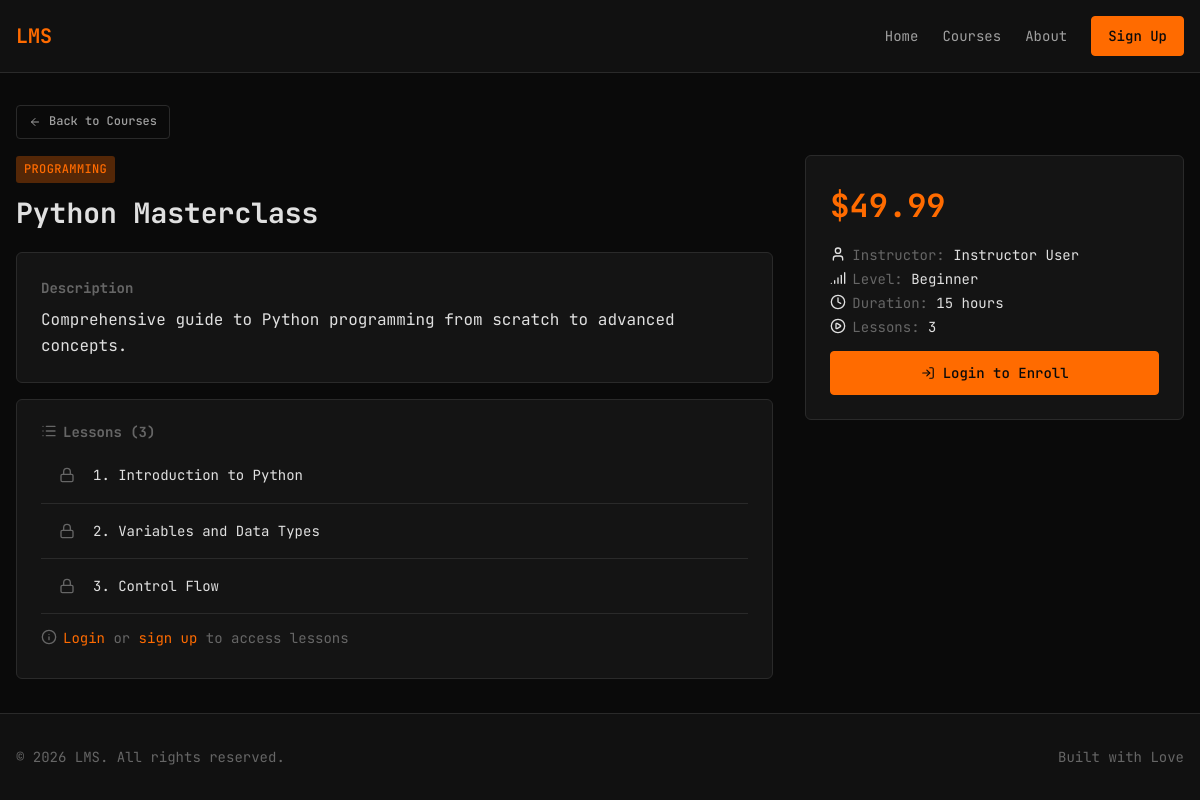
Screenshot of /course-details.php?id=1 with the database file from the repository.
### tables this page shows
CREATE TABLE courses (
    id INT AUTO_INCREMENT PRIMARY KEY,
    title VARCHAR(200) NOT NULL,
    description TEXT,
    category_id INT,
    instructor_id INT,
    price DECIMAL(10,2) DEFAULT 0.00,
    duration VARCHAR(50),
    level ENUM('beginner', 'intermediate', 'advanced') DEFAULT 'beginner',
    created_at TIMESTAMP DEFAULT CURRENT_TIMESTAMP,
    FOREIGN KEY (category_id) REFERENCES categories(id) ON DELETE SET NULL,
    FOREIGN KEY (instructor_id) REFERENCES users(id) ON DELETE SET NULL
);

CREATE TABLE categories (
    id INT AUTO_INCREMENT PRIMARY KEY,
    name VARCHAR(100) NOT NULL,
    description TEXT
);

CREATE TABLE lessons (
    id INT AUTO_INCREMENT PRIMARY KEY,
    course_id INT NOT NULL,
    title VARCHAR(200) NOT NULL,
    video_url VARCHAR(500),
    learning_outcome TEXT,
    order_num INT DEFAULT 0,
    created_at TIMESTAMP DEFAULT CURRENT_TIMESTAMP,
    FOREIGN KEY (course_id) REFERENCES courses(id) ON DELETE CASCADE
);

CREATE TABLE users (
    id INT AUTO_INCREMENT PRIMARY KEY,
    name VARCHAR(100) NOT NULL,
    email VARCHAR(150) NOT NULL UNIQUE,
    password VARCHAR(255) NOT NULL,
    role ENUM('admin', 'instructor', 'student') NOT NULL DEFAULT 'student',
    bio TEXT,
    experience TEXT,
    verified TINYINT(1) NOT NULL DEFAULT 1,
    created_at TIMESTAMP DEFAULT CURRENT_TIMESTAMP
);

### config/auth.php (called while the page is built, shortened)
<?php
function isLoggedIn()
{
    return isset($_SESSION['user_id']);
}
function getCurrentUser()
{
    if (!isLoggedIn()) {
        return null;
    }
    $pdo = getDBConnection();
    $stmt = $pdo->prepare("SELECT id, name, email, role, verified FROM users WHERE id = ?");
    $stmt->execute([$_SESSION['user_id']]);
    return $stmt->fetch();
}
function e($string)
{
    return htmlspecialchars($string, ENT_QUOTES, 'UTF-8');
}

### public/course-details.php (the view, shortened to what this page needs)
<?php
require_once __DIR__ . '/../config/auth.php';
$pdo = getDBConnection();
$courseId = isset($_GET['id']) ? (int) $_GET['id'] : 0;
$stmt = $pdo->prepare("
    SELECT c.*, cat.name as category_name, u.name as instructor_name
    FROM courses c
    LEFT JOIN categories cat ON c.category_id = cat.id
    LEFT JOIN users u ON c.instructor_id = u.id
    WHERE c.id = ?
");
$stmt->execute([$courseId]);
$course = $stmt->fetch();
$isEnrolled = false;
$isAssignedInstructor = false;
$stmt = $pdo->prepare("SELECT * FROM lessons WHERE course_id = ? ORDER BY order_num ASC, id ASC");
$stmt->execute([$courseId]);
$lessons = $stmt->fetchAll();
$completedLessons = 0;
$totalLessons = count($lessons);
$progress = 0;
$completedLessonIds = [];
include __DIR__ . '/../includes/header.php';
include __DIR__ . '/../includes/navbar.php';
?>
<main class="main-content">
    <div class="container">
        <a href="<?php echo BASE_PATH; ?>/public/courses.php" class="btn btn-ghost btn-sm mb-2">
            <i data-lucide="arrow-left"></i>
            <span>Back to Courses</span>
        </a>
        <div class="grid grid-course-details">
            <div>
                <span class="badge badge-primary mb-1">
                    <?php echo e($course['category_name'] ?? 'Uncategorized'); ?>
                </span>
                <h1 class="course-page-title">
                    <?php echo e($course['title']); ?>
                </h1>
                <div class="card mb-2">
                    <h3 class="text-sm text-dim mb-1">Description</h3>
                    <p>
                        <?php echo nl2br(e($course['description'] ?? 'No description available.')); ?>
                    </p>
                </div>
                <div class="card">
                    <div class="flex flex-between flex-center mb-1">
                        <h3 class="text-sm text-dim meta-item">
                            <i data-lucide="list"></i>
                            <span>Lessons (<?php echo count($lessons); ?>)</span>
                        </h3>
                    </div>
                    <?php if (empty($lessons)): ?>
                        <p class="text-dim">No lessons available yet.</p>
                    <?php else: ?>
                        <ul class="lesson-list">
                            <?php foreach ($lessons as $index => $lesson):
                                $lessonCompleted = in_array($lesson['id'], $completedLessonIds);
                            ?>
                                <li class="lesson-item<?php echo $lessonCompleted ? ' completed' : ''; ?>">
                                    <span class="lesson-icon">
                                        <?php if ($lessonCompleted): ?>
                                            <i data-lucide="check-circle"></i>
                                        <?php elseif ($isEnrolled || ($user && in_array($user['role'], ['admin', 'instructor']))): ?>
                                            <i data-lucide="play-circle"></i>
                                        <?php else: ?>
                                            <i data-lucide="lock"></i>
                                        <?php endif; ?>
                                    </span>
                                    <span class="lesson-title<?php echo $lessonCompleted ? ' text-orange' : ''; ?>">
                                        <?php echo ($index + 1) . '. ' . e($lesson['title']); ?>
                                    </span>
                                </li>
                            <?php endforeach; ?>
                        </ul>
                    <?php endif; ?>
                    <?php if (!$isEnrolled && $user && $user['role'] === 'student'): ?>
                        <p class="text-dim text-sm mt-2 meta-item">
                            <i data-lucide="info"></i>
                            <span>Enroll to access lessons</span>
                        </p>
                    <?php elseif (!$user): ?>
                        <p class="text-dim text-sm mt-2 meta-item">
                            <i data-lucide="info"></i>
                            <span><a href="<?php echo BASE_PATH; ?>/public/login.php">Login</a> or <a
                                    href="<?php echo BASE_PATH; ?>/public/signup.php">sign up</a> to access lessons</span>
                        </p>
                    <?php endif; ?>
                </div>
            </div>
            <div>
                <div class="card">
                    <?php if ($course['price'] > 0): ?>
                        <div class="stat-value">$<?php echo number_format($course['price'], 2); ?></div>
                    <?php else: ?>
                        <div class="stat-value text-success">Free</div>
                    <?php endif; ?>
                    <div class="sidebar-info">
                        <div class="meta-item text-sm">
                            <i data-lucide="user"></i>
                            <span>
                                <span class="text-dim">Instructor:</span>
                                <?php echo e($course['instructor_name'] ?? 'TBA'); ?>
                            </span>
                        </div>
                        <div class="meta-item text-sm">
                            <i data-lucide="signal"></i>
                            <span>
                                <span class="text-dim">Level:</span>
                                <?php echo ucfirst(e($course['level'])); ?>
                            </span>
                        </div>
                        <div class="meta-item text-sm">
                            <i data-lucide="clock"></i>
                            <span>
                                <span class="text-dim">Duration:</span>
                                <?php echo e($course['duration'] ?? 'Self-paced'); ?>
                            </span>
                        </div>
                        <div class="meta-item text-sm">
                            <i data-lucide="play-circle"></i>
                            <span>
                                <span class="text-dim">Lessons:</span>
                                <?php echo count($lessons); ?>
                            </span>
                        </div>
                    </div>
                    <?php if ($isEnrolled): ?>
                        <div class="mb-1">
                            <div class="flex flex-between flex-center mb-1">
                                <span class="text-sm text-dim">Progress</span>
                                <span class="text-orange text-sm"><?php echo $progress; ?>%</span>
                            </div>
                            <div class="progress">
                                <div class="progress-bar" style="width: <?php echo $progress; ?>%;"></div>
                            </div>
                            <p class="text-xs text-dim mt-1"><?php echo $completedLessons; ?>/<?php echo $totalLessons; ?> lessons completed</p>
                        </div>
                    <?php elseif (!$user): ?>
                        <a href="<?php echo BASE_PATH; ?>/public/login.php" class="btn btn-primary w-full">
                            <i data-lucide="log-in"></i>
                            <span>Login to Enroll</span>
                        </a>
                    <?php endif; ?>
                </div>
            </div>
        </div>
    </div>
</main>
<?php include __DIR__ . '/../includes/footer.php'; ?>

### assets/css/style.css (style rules this page uses)
:root { --bg-primary: #0a0a0a; --bg-secondary: #111111; --bg-tertiary: #1a1a1a; --bg-card: #141414; --orange-primary: #ff6b00; --orange-secondary: #ff8c00; --orange-dim: #cc5500; --orange-glow: rgba(255, 107, 0, 0.3); --text-primary: #e0e0e0; --text-secondary: #a0a0a0; --text-dim: #666666; --border-color: #2a2a2a; --success: #00cc66; --error: #ff3333; --warning: #ffcc00; --font-mono: 'JetBrains Mono', 'Consolas', 'Monaco', monospace; }
*, *::before, *::after { box-sizing: border-box; margin: 0; padding: 0; }
html { font-size: 16px; scroll-behavior: smooth; }
body { font-family: var(--font-mono); background-color: var(--bg-primary); color: var(--text-primary); line-height: 1.6; min-height: 100vh; }
a { color: var(--orange-primary); text-decoration: none; transition: color 0.2s ease; }
.container { max-width: 1200px; margin: 0 auto; padding: 0 1rem; }
.main-content { flex: 1; padding: 2rem 0; }
.btn { display: inline-flex; align-items: center; justify-content: center; gap: 0.5rem; padding: 0.625rem 1.25rem; font-family: var(--font-mono); font-size: 0.875rem; font-weight: 500; border: 1px solid transparent; border-radius: 4px; cursor: pointer; transition: all 0.2s ease; text-decoration: none; }
.btn-primary { background-color: var(--orange-primary); color: var(--bg-primary); border-color: var(--orange-primary); }
.btn-ghost { background-color: transparent; color: var(--text-secondary); border-color: var(--border-color); }
.btn-sm { padding: 0.375rem 0.75rem; font-size: 0.75rem; }
.card { background-color: var(--bg-card); border: 1px solid var(--border-color); border-radius: 6px; padding: 1.5rem; transition: border-color 0.2s ease; }
.badge { display: inline-flex; align-items: center; padding: 0.25rem 0.5rem; font-size: 0.75rem; font-weight: 500; border-radius: 3px; text-transform: uppercase; letter-spacing: 0.03em; }
.badge-primary { background-color: var(--orange-glow); color: var(--orange-primary); }
.grid { display: grid; gap: 1.5rem; }
.stat-value { font-size: 2rem; font-weight: 700; color: var(--orange-primary); }
.lesson-list { list-style: none; }
.lesson-item { display: flex; align-items: center; gap: 1rem; padding: 1rem; border-bottom: 1px solid var(--border-color); transition: background-color 0.2s ease; }
.lesson-icon { width: 20px; height: 20px; color: var(--text-dim); display: flex; align-items: center; justify-content: center; }
.lesson-icon svg.lucide { width: 1rem !important; height: 1rem !important; }
.lesson-title { flex: 1; font-size: 0.875rem; }
.text-dim { color: var(--text-dim); }
.text-sm { font-size: 0.875rem; }
.mt-2 { margin-top: 1rem; }
.mb-1 { margin-bottom: 0.5rem; }
.mb-2 { margin-bottom: 1rem; }
.flex { display: flex; }
.flex-between { justify-content: space-between; }
.flex-center { align-items: center; }
.text-sm svg.lucide { width: 1rem !important; height: 1rem !important; }
svg.lucide { width: 1rem; height: 1rem; flex-shrink: 0; }
.btn svg.lucide { width: 0.875rem; height: 0.875rem; }
.btn-sm svg.lucide { width: 0.75rem; height: 0.75rem; }
.meta-item { display: inline-flex; align-items: center; gap: 0.375rem; line-height: 1; }
.meta-item svg.lucide { width: 0.875rem; height: 0.875rem; flex-shrink: 0; position: relative; top: -1px; }
.lesson-icon svg.lucide { width: 1rem; height: 1rem; }
.flex.flex-center svg.lucide { flex-shrink: 0; }
.w-full { width: 100%; }
.course-page-title { font-size: 1.75rem; margin-bottom: 1rem; }
.sidebar-info { margin: 1rem 0; display: flex; flex-direction: column; gap: 0.5rem; }
.grid-course-details { grid-template-columns: 2fr 1fr; gap: 2rem; }

### rows the page displays
courses: category.name "PROGRAMMING", title "Python Masterclass", description "Comprehensive guide to Python programming from scratch to advanced concepts.", price "49.99", instructor.name "Instructor User", level "Beginner", duration "15 hours"
lessons: title "Introduction to Python"
lessons: title "Variables and Data Types"
lessons: title "Control Flow"

### other values shown
count($lessons) "3"
